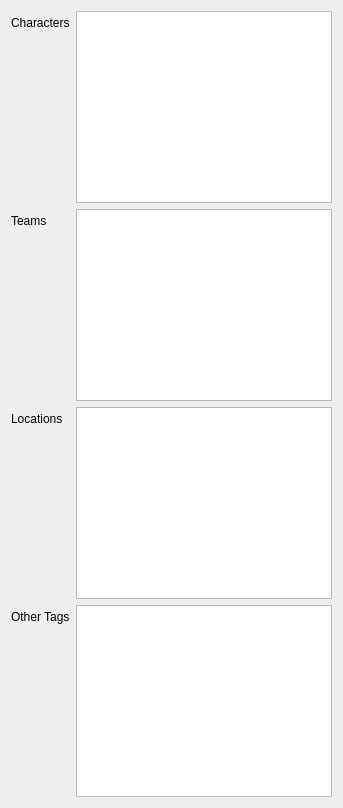
            <widget class="QWidget" name="tab_4">
             <attribute name="title">
              <string>Other</string>
             </attribute>
             <layout class="QGridLayout" name="gridLayout_3">
              <item row="0" column="0">
               <layout class="QFormLayout" name="formLayout_11">
                <property name="fieldGrowthPolicy">
                 <enum>QFormLayout::ExpandingFieldsGrow</enum>
                </property>
                <item row="1" column="0">
                 <widget class="QLabel" name="label_29">
                  <property name="text">
                   <string>Characters</string>
                  </property>
                 </widget>
                </item>
                <item row="1" column="1">
                 <widget class="QTextEdit" name="teCharacters">
                  <property name="enabled">
                   <bool>true</bool>
                  </property>
                  <property name="sizePolicy">
                   <sizepolicy hsizetype="Expanding" vsizetype="Maximum">
                    <horstretch>0</horstretch>
                    <verstretch>0</verstretch>
                   </sizepolicy>
                  </property>
                  <property name="minimumSize">
                   <size>
                    <width>0</width>
                    <height>0</height>
                   </size>
                  </property>
                  <property name="maximumSize">
                   <size>
                    <width>16777215</width>
                    <height>16777215</height>
                   </size>
                  </property>
                  <property name="acceptDrops">
                   <bool>false</bool>
                  </property>
                 </widget>
                </item>
                <item row="2" column="0">
                 <widget class="QLabel" name="label_30">
                  <property name="text">
                   <string>Teams</string>
                  </property>
                 </widget>
                </item>
                <item row="2" column="1">
                 <widget class="QTextEdit" name="teTeams">
                  <property name="sizePolicy">
                   <sizepolicy hsizetype="Expanding" vsizetype="Maximum">
                    <horstretch>0</horstretch>
                    <verstretch>0</verstretch>
                   </sizepolicy>
                  </property>
                  <property name="maximumSize">
                   <size>
                    <width>16777215</width>
                    <height>16777215</height>
                   </size>
                  </property>
                  <property name="acceptDrops">
                   <bool>false</bool>
                  </property>
                 </widget>
                </item>
                <item row="3" column="0">
                 <widget class="QLabel" name="label_27">
                  <property name="text">
                   <string>Locations</string>
                  </property>
                 </widget>
                </item>
                <item row="3" column="1">
                 <widget class="QTextEdit" name="teLocations">
                  <property name="sizePolicy">
                   <sizepolicy hsizetype="Expanding" vsizetype="Maximum">
                    <horstretch>0</horstretch>
                    <verstretch>0</verstretch>
                   </sizepolicy>
                  </property>
                  <property name="maximumSize">
                   <size>
                    <width>16777215</width>
                    <height>16777215</height>
                   </size>
                  </property>
                  <property name="acceptDrops">
                   <bool>false</bool>
                  </property>
                 </widget>
                </item>
                <item row="4" column="0">
                 <widget class="QLabel" name="label_28">
                  <property name="text">
                   <string>Other Tags</string>
                  </property>
                 </widget>
                </item>
                <item row="4" column="1">
                 <widget class="QTextEdit" name="teTags">
                  <property name="sizePolicy">
                   <sizepolicy hsizetype="Expanding" vsizetype="Maximum">
                    <horstretch>0</horstretch>
                    <verstretch>0</verstretch>
                   </sizepolicy>
                  </property>
                  <property name="maximumSize">
                   <size>
                    <width>16777215</width>
                    <height>16777215</height>
                   </size>
                  </property>
                  <property name="baseSize">
                   <size>
                    <width>0</width>
                    <height>100</height>
                   </size>
                  </property>
                  <property name="acceptDrops">
                   <bool>false</bool>
                  </property>
                 </widget>
                </item>
               </layout>
              </item>
             </layout>
            </widget>
